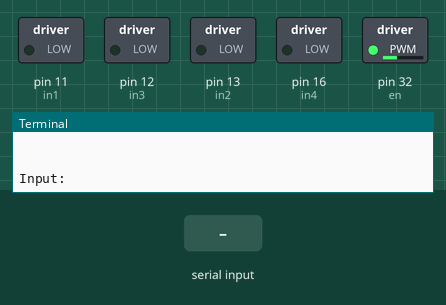
Bench run of a program on a simulated Raspberry Pi (header pin numbers). On the bench: switched loads named in the program (green lamp = pin HIGH), the last lines printed to the terminal. The inputs (shaded band) are chosen by the test bench.

Above: at 1.2 s.
1.3 s: "f" typed at the terminal, then Enter
At 1.7 s:
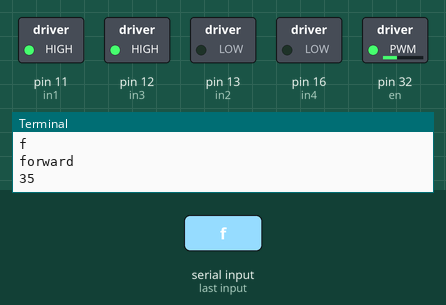
3.4 s: "b" typed at the terminal, then Enter
At 3.8 s:
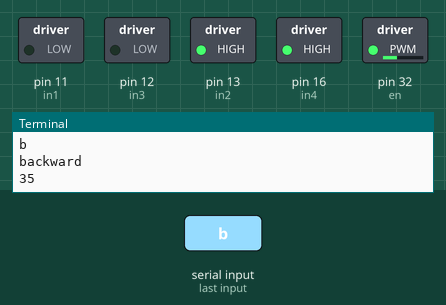
5.5 s: "r" typed at the terminal, then Enter
At 5.9 s:
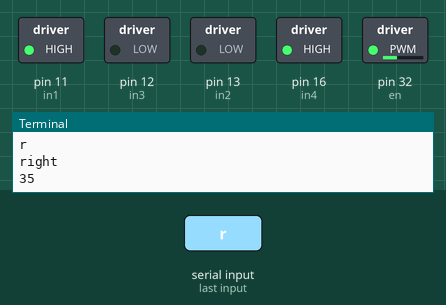
7.6 s: "l" typed at the terminal, then Enter
At 8.0 s:
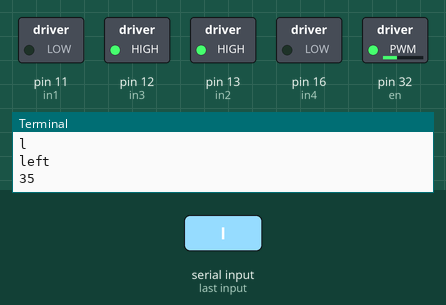
9.7 s: "low" typed at the terminal, then Enter
At 10.3 s:
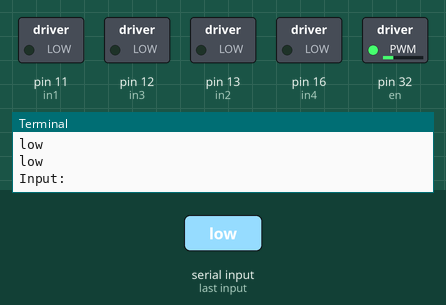
11.2 s: "h" typed at the terminal, then Enter
At 12.6 s:
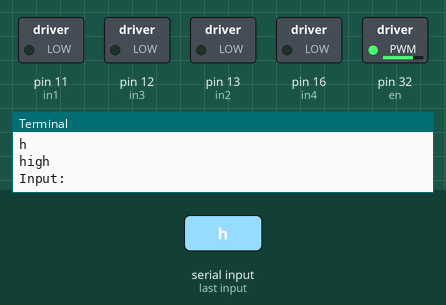
Timing chart, 0 to 13.7 s (numbered marks = the images above; inputs shaded):
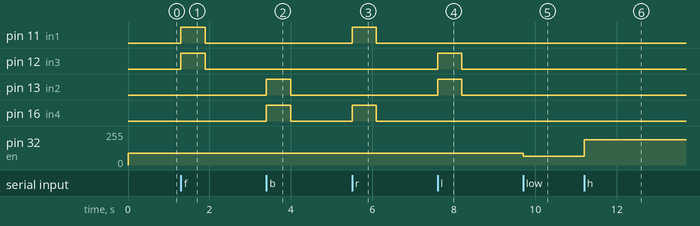

The program:

test2.py
```python
import RPi.GPIO as GPIO
import time


DEFAULT_PWM_VALUE = 35

# Left
in1 = 11
# in1 = 17
in2 = 13
# in2 = 27
# Right
in3 = 12
# in3 = 18
in4 = 16
# in4 = 23
# Pwn
en = 32
# en = 12
temp1 = 1

GPIO.setmode(GPIO.BOARD)
# GPIO.setmode(GPIO.BCM)
GPIO.setup(in1, GPIO.OUT)
GPIO.setup(in2, GPIO.OUT)
GPIO.setup(in3, GPIO.OUT)
GPIO.setup(in4, GPIO.OUT)
GPIO.setup(en, GPIO.OUT)
GPIO.output(in1, GPIO.LOW)
GPIO.output(in2, GPIO.LOW)
GPIO.output(in3, GPIO.LOW)
GPIO.output(in4, GPIO.LOW)
p = GPIO.PWM(en, 1000)

pwn_value = DEFAULT_PWM_VALUE
p.start(pwn_value)


def forward(duration):
    GPIO.output(in1, GPIO.HIGH)
    GPIO.output(in2, GPIO.LOW)
    GPIO.output(in3, GPIO.HIGH)
    GPIO.output(in4, GPIO.LOW)
    time.sleep(duration)
    clean_up()


def backward(duration):
    GPIO.output(in1, GPIO.LOW)
    GPIO.output(in2, GPIO.HIGH)
    GPIO.output(in3, GPIO.LOW)
    GPIO.output(in4, GPIO.HIGH)
    time.sleep(duration)
    clean_up()


def turn_90_degree_right():
    turn_right(0.6)


def turn_right(duration):
    GPIO.output(in1, GPIO.HIGH)
    GPIO.output(in2, GPIO.LOW)
    GPIO.output(in3, GPIO.LOW)
    GPIO.output(in4, GPIO.HIGH)
    time.sleep(duration)
    clean_up()


def turn_left(duration):
    GPIO.output(in1, GPIO.LOW)
    GPIO.output(in2, GPIO.HIGH)
    GPIO.output(in3, GPIO.HIGH)
    GPIO.output(in4, GPIO.LOW)
    time.sleep(duration)
    clean_up()


def clean_up():
    GPIO.output(in1, GPIO.LOW)
    GPIO.output(in2, GPIO.LOW)
    GPIO.output(in3, GPIO.LOW)
    GPIO.output(in4, GPIO.LOW)


print("\n")
print("The default speed & direction of motor is LOW & Forward.....")
print("r-run s-stop f-forward b-backward l-low m-medium h-high e-exit")
print("\n")


while 1:

    x = input("Input:")

    if x == "s":
        print("stop")
        clean_up()

    elif x == "f":
        print("forward")
        print(pwn_value)
        forward(0.6)

    elif x == "b":
        print("backward")
        print(pwn_value)
        backward(0.6)

    elif x == "r":
        print("right")
        print(pwn_value)
        turn_right(0.6)

    elif x == "l":
        print("left")
        print(pwn_value)
        turn_left(0.6)

    elif x == "low":
        print("low")
        p.ChangeDutyCycle(25)

    elif x == "m":
        print("medium")
        pwn_value = 50
        p.ChangeDutyCycle(pwn_value)

    elif x == "h":
        print("high")
        pwn_value = 75
        p.ChangeDutyCycle(pwn_value)

    elif x == "i":
        print("Increate")
        pwn_value += 10
        print(pwn_value)
        p.ChangeDutyCycle(pwn_value)

    elif x == "d":
        print("Decrease")
        pwn_value -= 10
        print(pwn_value)
        p.ChangeDutyCycle(pwn_value)

    elif x == "e":
        GPIO.cleanup()
        break

    else:
        print("<<<  wrong data  >>>")
        print("please enter the defined data to continue.....")
```

Measured:
- after the input at 1.3 s, pin 11 (in1), pin 12 (in3): LOW → HIGH at once, → LOW 0.60 s later
- after the input at 3.4 s, pin 13 (in2), pin 16 (in4): LOW → HIGH at once, → LOW 0.60 s later
- after the input at 5.5 s, pin 11 (in1), pin 16 (in4): LOW → HIGH at once, → LOW 0.60 s later
- after the input at 7.6 s, pin 12 (in3), pin 13 (in2): LOW → HIGH at once, → LOW 0.60 s later
- after the input at 9.7 s, pin 32 (en): 89/255 → 64/255 at once
- after the input at 11.2 s, pin 32 (en): 64/255 → 191/255 at once
